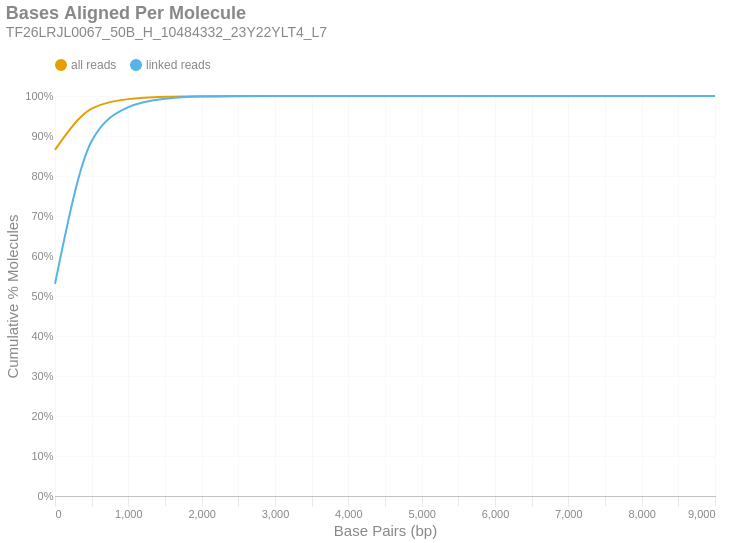

The cell this chart's notebook holds for it:
### Markdown cell above
### Bases Aligned Per Molecule
This is a cumulative frequency distribution showing the number of base pairs aligned per unique molecule. These data are shown in 500 bp bins. There are two distributions: one with `all reads` (yellow) and another with only `linked reads` (blue). The percent of molecules in the `linked reads` distribution is relative to the total number of linked molecules.

### Code cell
if SKIPLR:
    print_html(f"Skipped")
else:
    binned_df = consolidated_hist(valids['aligned_bp'], mask, 500, True)
    with SafeRender(binned_df):
        (
            density_plot(binned_df, 'Bases Aligned Per Molecule', samplename, 'basesper')
            .encode(
                x=alt.X('bin:Q', title="Base Pairs (bp)").axis(tickMinStep=500).scale(padding=0),
                y=alt.Y('value:Q', title='Cumulative % Molecules')
                    .axis(format='%')
                    .scale(domain = [0,1])
                    .stack(False),
                color=alt.Color("key:N").scale(domain = ["all reads", "linked reads"]),
                tooltip = [
                    alt.Tooltip("key:N", title = "Data Type"),
                    alt.Tooltip("range_label:N", title="Bases Aligned Per Molecule"),
                    alt.Tooltip("value:Q", format = ".2%", title="% Molecules (Cum.)")
                ]
            )
        ).display()

### Figure 1 — Vega-Lite specification as saved in the notebook (floating-point values rounded to 4 significant figures)
{"width": "container", "height": 400, "config": {"title": {"anchor": "start", "dy": -15, "fontSize": 18, "color": "#888888", "subtitleColor": "#888888", "subtitleFontSize": 14}, "arc": {"fill": "#0072B2"}, "axis": {"domainColor": "#888888", "domainWidth": 0.5, "gridWidth": 0.2, "grid": false, "titleFontWeight": 400, "titleFontSize": 15, "labelFontSize": 11, "labelColor": "#888888", "tickColor": "#888888", "tickWidth": 0.2, "titleColor": "#888888"}, "axisBand": {"grid": false}, "axisX": {"grid": true, "tickSize": 10, "domainCap": "round"}, "axisY": {"domain": false, "grid": true, "tickSize": 0, "domainCap": "round"}, "background": "transparent", "header": {"labelFontSize": 15, "labelColor": "#888888", "titleFontSize": 15, "titleFontWeight": 600, "titleColor": "#888888"}, "legend": {"labelFont": "sans-serif", "labelFontSize": 12, "labelColor": "#888888", "symbolSize": 100, "symbolType": "circle", "titleFontSize": 12, "titlePadding": 10, "titleColor": "#888888", "title": null, "orient": "top"}, "range": {"category": ["#E69F00", "#56B4E9", "#009E73", "#F0E442", "#0072B2", "#D55E00", "#CC79A7", "#000000"], "diverging": ["#cfe8f3", "#a2d4ec", "#73bfe2", "#46abdb", "#1696d2", "#12719e"]}, "area": {"fill": "#0072B2", "fillOpacity": 0.7, "line": true, "strokeOpacity": 0.7}, "line": {"color": "#0072B2", "stroke": "#0072B2", "strokeWidth": 2}, "trail": {"color": "#0072B2", "stroke": "#0072B2", "strokeWidth": 0, "size": 1}, "point": {"filled": true, "fillOpacity": 1.0, "size": 95}, "text": {"color": "#888888", "fontSize": 11, "align": "right", "fontWeight": 400, "size": 11}, "bar": {"fill": "#0072B2", "stroke": null}, "view": {"stroke": null, "continuousWidth": 660, "continuousHeight": 400}}, "data": {"name": "data-d6af7d1874d5b7425d89d9ff6fa0bb82"}, "mark": {"type": "line", "interpolate": "monotone", "point": {"opacity": 0, "size": 275}}, "encoding": {"color": {"field": "key", "scale": {"domain": ["all reads", "linked reads"]}, "type": "nominal"}, "tooltip": [{"field": "key", "title": "Data Type", "type": "nominal"}, {"field": "range_label", "title": "Bases Aligned Per Molecule", "type": "nominal"}, {"field": "value", "format": ".2%", "title": "% Molecules (Cum.)", "type": "quantitative"}], "x": {"axis": {"tickMinStep": 500}, "field": "bin", "scale": {"padding": 0}, "title": "Base Pairs (bp)", "type": "quantitative"}, "y": {"axis": {"format": "%"}, "field": "value", "scale": {"domain": [0, 1]}, "stack": false, "title": "Cumulative % Molecules", "type": "quantitative"}}, "params": [{"name": "param_c36ac31b6afebe62", "select": {"type": "point", "fields": ["key"]}, "bind": "legend"}], "title": {"text": "Bases Aligned Per Molecule", "subtitle": "TF26LRJL0067_50B_H_10484332_23Y22YLT4_L7"}, "transform": [{"fold": ["all reads (cumsum)", "linked reads (cumsum)"]}, {"calculate": "replace(datum.key, ' (cumsum)', '')", "as": "key"}, {"filter": {"param": "param_c36ac31b6afebe62"}}], "usermeta": {"embedOptions": {"downloadFileName": "TF26LRJL0067_50B_H_10484332_23Y22YLT4_L7.basesper"}}, "$schema": "https://vega.github.io/schema/vega-lite/v6.4.1.json", "datasets": {"data-d6af7d1874d5b7425d89d9ff6fa0bb82": [{"bin": "0.0", "interval": "0.0-500.0", "all reads": 0.8654, "linked reads": 0.5303, "all reads (cumsum)": 0.8654, "linked reads (cumsum)": 0.5303, "range_label": "0-499"}, {"bin": "500.0", "interval": "500.0-1000.0", "all reads": 0.1029, "linked reads": 0.357, "all reads (cumsum)": 0.9683, "linked reads (cumsum)": 0.8873, "range_label": "500-999"}, {"bin": "1000.0", "interval": "1000.0-1500.0", "all reads": 0.02387, "linked reads": 0.08482, "all reads (cumsum)": 0.9922, "linked reads (cumsum)": 0.9721, "range_label": "1000-1499"}, {"bin": "1500.0", "interval": "1500.0-2000.0", "all reads": 0.005948, "linked reads": 0.02122, "all reads (cumsum)": 0.9981, "linked reads (cumsum)": 0.9933, "range_label": "1500-1999"}, {"bin": "2000.0", "interval": "2000.0-2500.0", "all reads": 0.001472, "linked reads": 0.005255, "all reads (cumsum)": 0.9996, "linked reads (cumsum)": 0.9986, "range_label": "2000-2499"}, {"bin": "2500.0", "interval": "2500.0-3000.0", "all reads": 0.0003042, "linked reads": 0.001085, "all reads (cumsum)": 0.9999, "linked reads (cumsum)": 0.9997, "range_label": "2500-2999"}, {"bin": "3000.0", "interval": "3000.0-3500.0", "all reads": 7.021e-05, "linked reads": 0.0002507, "all reads (cumsum)": 1.0, "linked reads (cumsum)": 0.9999, "range_label": "3000-3499"}, {"bin": "3500.0", "interval": "3500.0-4000.0", "all reads": 1.866e-05, "linked reads": 6.662e-05, "all reads (cumsum)": 1.0, "linked reads (cumsum)": 1.0, "range_label": "3500-3999"}, {"bin": "4000.0", "interval": "4000.0-4500.0", "all reads": 4.9e-06, "linked reads": 1.75e-05, "all reads (cumsum)": 1.0, "linked reads (cumsum)": 1.0, "range_label": "4000-4499"}, {"bin": "4500.0", "interval": "4500.0-5000.0", "all reads": 1.037e-06, "linked reads": 3.701e-06, "all reads (cumsum)": 1.0, "linked reads (cumsum)": 1.0, "range_label": "4500-4999"}, {"bin": "5000.0", "interval": "5000.0-5500.0", "all reads": 1.885e-07, "linked reads": 3.365e-07, "all reads (cumsum)": 1.0, "linked reads (cumsum)": 1.0, "range_label": "5000-5499"}, {"bin": "5500.0", "interval": "5500.0-6000.0", "all reads": 9.424e-08, "linked reads": 3.365e-07, "all reads (cumsum)": 1.0, "linked reads (cumsum)": 1.0, "range_label": "5500-5999"}, {"bin": "6000.0", "interval": "6000.0-6500.0", "all reads": 0.0, "linked reads": 0.0, "all reads (cumsum)": 1.0, "linked reads (cumsum)": 1.0, "range_label": "6000-6499"}, {"bin": "6500.0", "interval": "6500.0-7000.0", "all reads": 0.0, "linked reads": 0.0, "all reads (cumsum)": 1.0, "linked reads (cumsum)": 1.0, "range_label": "6500-6999"}, {"bin": "7000.0", "interval": "7000.0-7500.0", "all reads": 0.0, "linked reads": 0.0, "all reads (cumsum)": 1.0, "linked reads (cumsum)": 1.0, "range_label": "7000-7499"}, {"bin": "7500.0", "interval": "7500.0-8000.0", "all reads": 0.0, "linked reads": 0.0, "all reads (cumsum)": 1.0, "linked reads (cumsum)": 1.0, "range_label": "7500-7999"}, {"bin": "8000.0", "interval": "8000.0-8500.0", "all reads": 0.0, "linked reads": 0.0, "all reads (cumsum)": 1.0, "linked reads (cumsum)": 1.0, "range_label": "8000-8499"}, {"bin": "8500.0", "interval": "8500.0-9000.0", "all reads": 0.0, "linked reads": 0.0, "all reads (cumsum)": 1.0, "linked reads (cumsum)": 1.0, "range_label": "8500-8999"}, {"bin": "9000.0", "interval": "9000.0-9500.0", "all reads": 9.424e-08, "linked reads": 3.365e-07, "all reads (cumsum)": 1.0, "linked reads (cumsum)": 1.0, "range_label": "9000-9499"}]}}
